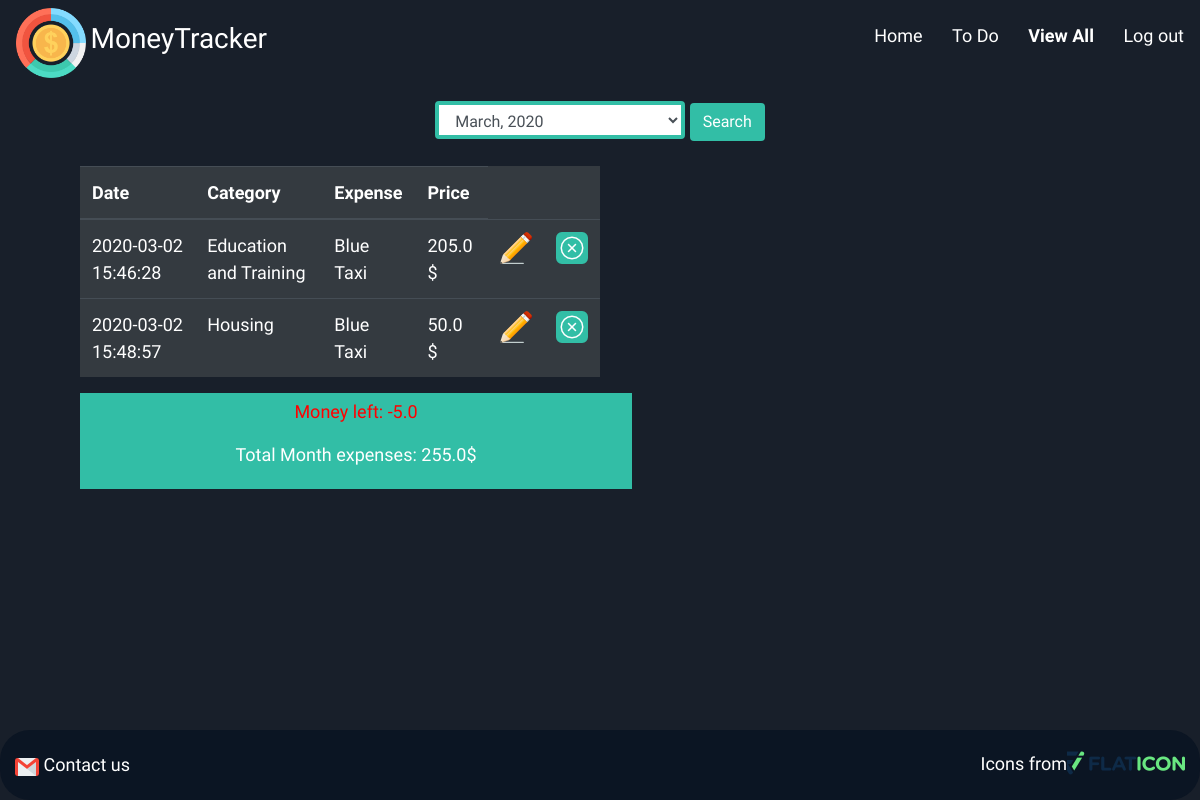
The page /view_all (signed in) on the database as committed earlier.
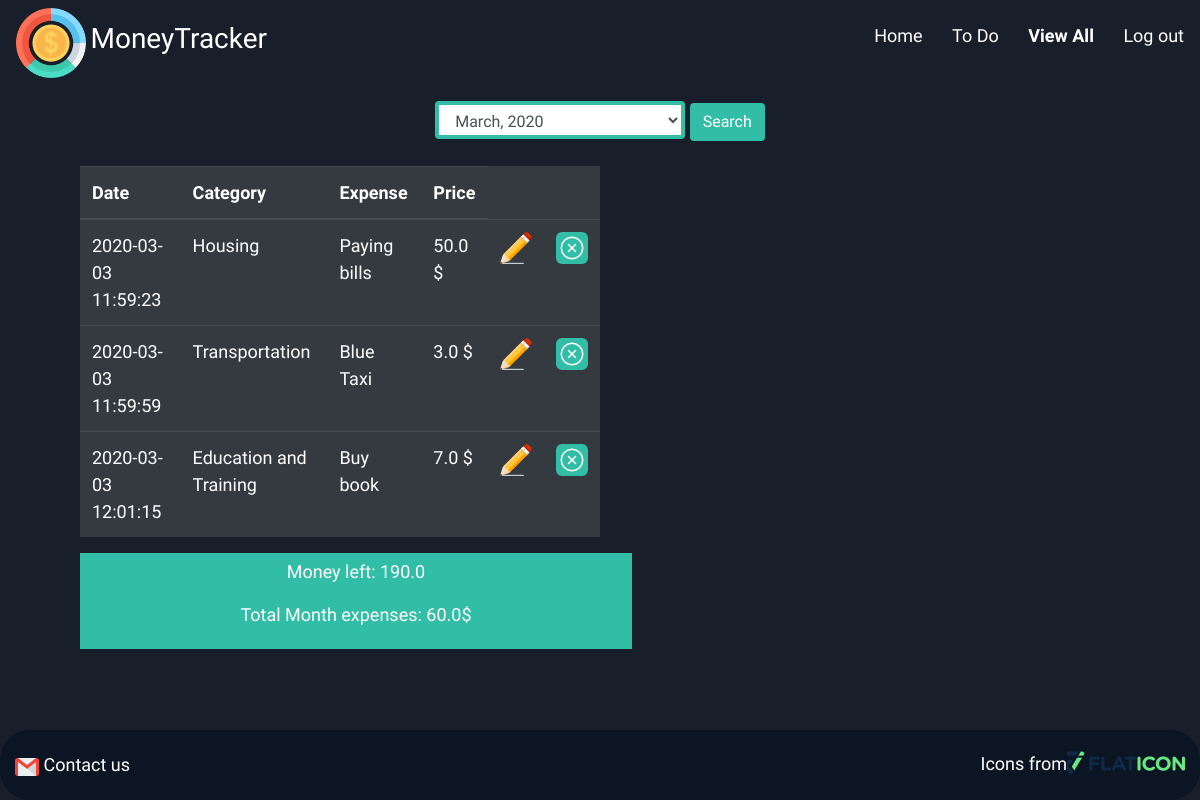
The same page on the database as committed later.
### models.py (models this page shows)
class UserExpense(db.Model):
    __tablename__ = 'expenses'
    __table_args__ = {'extend_existing': True}

### controller_functions.py (the view)
def viewAllExpences():
    logged_in_user = User.query.filter_by(id = session['user_id']).first_or_404("Not logged in")
    expenses = UserExpense.query.filter(UserExpense.user_id == logged_in_user.id).all()
    categories = Category.query.all()
    expenses_of_this_month = []
    total = 0
    today_date = datetime.now()
    for exp in expenses:
        month = exp.created_at.month
        if month == today_date.month:
            expenses_of_this_month.append(exp)
    for exp in expenses_of_this_month:
        total+= exp.amount
        for cat in categories:
            if exp.category_id == cat.id:
                exp.category_name = cat.name
    date = getMonthRange(str(today_date.month))
    sql2=text(f"select categories.name, sum(expenses.amount) as money_spent from expenses inner join categories on expenses.category_id = categories.id inner join users on expenses.user_id = users.id where users.id = {logged_in_user.id} and expenses.created_at BETWEEN '{date[0]}' and '{date[1]}' group by categories.name")
    categories_by_name_and_percentage = db.engine.execute(sql2).fetchall()
    money_left = float(logged_in_user.monthly_income) - float(total)
    cat_and_percentage = []
    for cat in categories_by_name_and_percentage:
        data = {
            'name': cat.name,
            'percentage': cat.money_spent /total
        }
        cat_and_percentage.append(data)
    return render_template('viewAll.html',money_left = money_left, expenses = expenses_of_this_month, total = total, selected = str(today_date.month), categories_percentage = cat_and_percentage)

### controller_functions.py (called while the page is built)
def getMonthRange(month):
    print(month)
    switcher = {
        '1': ['2020-01-01 00:00:00','2020-01-31 00:00:00'],
        "2": ['2020-02-01 00:00:00','2020-03-01 00:00:00'],
        "3": ['2020-03-01 00:00:00','2020-03-31 00:00:00'],
        "4": ['2020-04-01 00:00:00','2020-04-30 00:00:00'],
        "5": ['2020-05-01 00:00:00','2020-05-31 00:00:00'],
        "6": ['2020-06-01 00:00:00','2020-06-30 00:00:00'],
        "7": ['2020-07-01 00:00:00','2020-07-31 00:00:00'],
        "8": ['2020-08-01 00:00:00','2020-08-31 00:00:00'],
        "9": ['2020-09-01 00:00:00','2020-09-30 00:00:00'],
        "10": ['2020-10-01 00:00:00','2020-10-31 00:00:00'],
        "11": ['2020-11-01 00:00:00','2020-11-30 00:00:00'],
        "12": ['2020-12-01 00:00:00','2020-12-31 00:00:00']
    }
    func = switcher.get(month, "nothing")
    return func

### templates/viewAll.html (shortened to what this page needs)
<!DOCTYPE html>
<html lang="en">
<head>
	<link rel="stylesheet" href="https://cdnjs.cloudflare.com/ajax/libs/font-awesome/4.7.0/css/font-awesome.min.css">
	<link rel="stylesheet" href="https://stackpath.bootstrapcdn.com/bootstrap/4.4.1/css/bootstrap.min.css">
	<link rel="stylesheet" type="text/css" href="{{url_for('static',filename = 'css/style.css')}}">
</head>
<body>
	<div class="wrapper viewAll">
		{% include 'includes/header.html' %}
		<div class="content">
			<form action="/filter-expense" method="POST" class="searchMonth">
				<select name="active_months" class="form-control">
						<option {%if selected == '3':%}  selected {%endif%} value="3">March, 2020</option>
				</select>
				<input type="submit" name="submit" value="Search" class="btn">
			</form>
			<div class="main">
			<div class="table-content">
				<table class="table table-hover table-dark">
				  	<thead>
				    	<tr>
						    <th scope="col">Date</th>
						    <th scope="col">Category</th>
						    <th scope="col">Expense</th>
						    <th scope="col">Price</th>
				    	</tr>
				  	</thead>
				  	<tbody>
				  		{%for e in expenses%}
				  			<tr>
				  				<td>{{e.created_at}}</td>
				  				<td>{{e.category_name}}</td>
				  				<td>{{e.content}}</td>
				  				<td>{{e.amount}} $</td>
				  				<td>
							    	<a href="/edit/{{e.id}}"><img title="edit" src="{{url_for('static',filename = 'img/edit.png')}}"></a>
							    </td>
							    <td>
							    	<a href="/delete/{{e.id}}"><img title="delete" src="{{url_for('static',filename = 'img/close.png')}}"></a>
							    </td>
				  			</tr>
				  		{%endfor%}
				   </tbody>
				</table>
				<div id="last-table-row" style="position: absolute; ">
					<p {%if money_left < 0: %} class="negative" {%else %} class="positive"{%endif%}>Money left: {{money_left}}</p>
					<p colspan="5">Total Month expenses: {{total}}$</p>
				</div>
			</div>
		</div>
	</div>
		{% include 'includes/footer.html' %}
	</div>
</body>
</html>

Rows that differ between the two databases and show on the page:
removed UserExpense: created_at "2020-03-02 15:46:28", category_name "Education and Training", content "Blue Taxi", amount "205.0"
removed UserExpense: created_at "2020-03-02 15:48:57", category_name "Housing", content "Blue Taxi", amount "50.0"
now on this page (row edited): UserExpense: created_at "2020-03-03 11:59:23", category_name "Housing", content "Paying bills", amount "50.0"
now on this page (row edited): UserExpense: created_at "2020-03-03 11:59:59", category_name "Transportation", content "Blue Taxi", amount "3.0"
added UserExpense: created_at "2020-03-03 12:01:15", category_name "Education and Training", content "Buy book", amount "7.0"
Other text that changed with them:
{{ money_left }}: "-5.0" → "190.0"
{{ total }}: "255.0" → "60.0"
